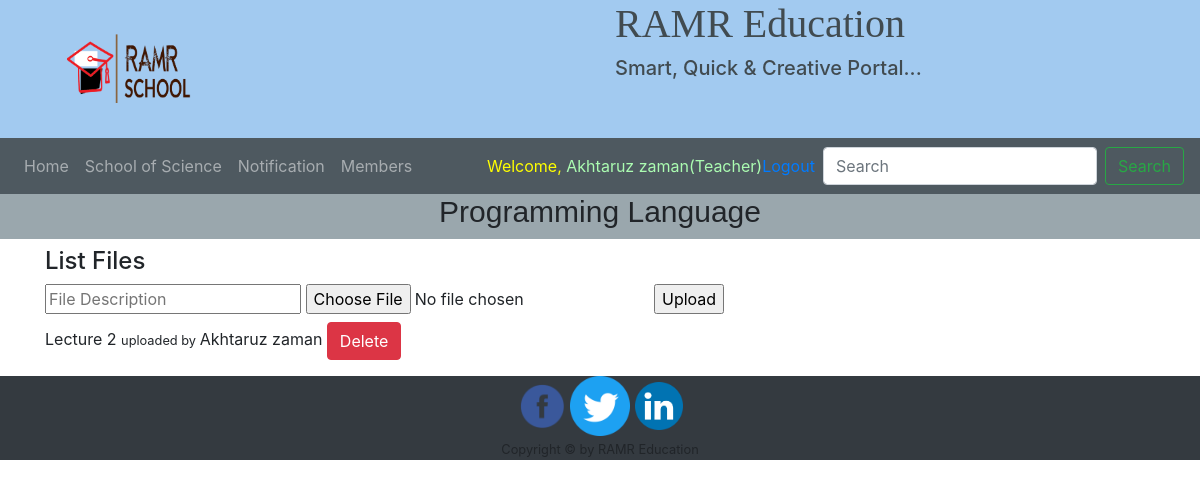
/pages/teacher/ProgrammingTeacher.php (signed in), run on the app's committed database.
### tables this page shows
CREATE TABLE `teacher` (
  `id` int(11) NOT NULL,
  `first_name` varchar(255) DEFAULT NULL,
  `last_name` varchar(255) DEFAULT NULL,
  `email` varchar(255) DEFAULT NULL,
  `address` text,
  `address2` text,
  `city` varchar(50) DEFAULT NULL,
  `remember_me` int(1) DEFAULT NULL,
  `password` varchar(255) DEFAULT NULL,
  `position` varchar(255) DEFAULT NULL,
  `type` varchar(255) NOT NULL,
  `photo` varchar(255) DEFAULT NULL
);

CREATE TABLE `upload` (
  `id` int(11) NOT NULL,
  `filepath` text,
  `description` text,
  `course_type` varchar(255) DEFAULT NULL,
  `teacher_id` int(11) DEFAULT NULL
);

### pages/teacher/ProgrammingTeacher.php (the view, shortened to what this page needs)
<?php
include '../heading.php';
include '../navbar.php';
$id = $teacher_login;
$queryTeacher = mysqli_query($conn, "select * from teacher where id='$id'");
$teacher_info = mysqli_fetch_assoc($queryTeacher);
$queryuploads = mysqli_query($conn, "select * from upload where course_type='programming' and teacher_id='$teacher_info[id]'");
?>
<h1 style="font-size:30px;text-align:center; background-color:#9aa7ad;height:45px;font-family:sans-serif;"> Programming Language </h1>
<div class="container mb-10">
    <div class="row no-gutters">
        <div class="col-12 col-sm-6 col-md-8">
            <h4>List Files</h4>
            <form enctype="multipart/form-data" id="file_form" method="POST" action="upload_file.php" class="mb-2">
                <input type="text" name="description" placeholder="File Description">
                <input type="file" name="userfile" id="fileupload" />
                <input type="submit" name="upload_file" class="upload_file" value="Upload" class="my-2" />
            </form>
            <div class="mt-10" id="file_info">
                <?php while ($row = mysqli_fetch_array($queryuploads)) : ?>
                    <p>
                        <span><?php echo $row['description']; ?> </span> <span><?php echo '<small>uploaded by </small>' . ucfirst($teacher_info['first_name']) . ' ' . $teacher_info['last_name']; ?></span> <span><a href="file_delete.php?id=<?php echo $row['id']; ?>" class="btn btn-danger">Delete</a></span>
                    </p>
                <?php endwhile; ?>
            </div>
        </div>
    </div>
</div>
<?php
include '../footer.php';
?>

### pages/navbar.php (shortened to what this page needs)
<?php
$teacher_login = isset($_SESSION['teacher_login']) ? $_SESSION['teacher_login'] : '';
$student_login = isset($_SESSION['student_login']) ? $_SESSION['student_login'] : '';
if ($teacher_login) {
    $sql = "select * from teacher where id='$teacher_login'";
    $SearchTeacher = mysqli_query(mysqli_connect("localhost", "root", "roquib", "ramr"), $sql);
    $SearchTeacher = mysqli_fetch_assoc($SearchTeacher);
}
?>
<div class="menu-area">
    <nav class="navbar navbar-expand-lg navbar-dark bg-dark" style="background-color:#47535af5!important">
        <div class="collapse navbar-collapse" id="navbarSupportedContent">
            <ul class="navbar-nav mr-auto">
                <li class="nav-item ">
                    <a class="nav-link" href="/index.php">Home <span class="sr-only">(current)</span></a>
                </li>
                <li class="nav-item">
                    <a class="nav-link" href="#" class="dropdown-toggle" data-toggle="dropdown">School of Science<span class="caret"> </span></a>
                </li>
                <li class="nav-item">
                    <a class="nav-link" href="/pages/teacher/notification.php">Notification</a>
                </li>
                <li class="nav-item">
                    <a class="nav-link" href="#" class="dropdown-toggle" data-toggle="dropdown">Members<span class="caret"> </span></a>
                </li>
            </ul>
            <div>
                <a href="/pages/<?php if ($student_login) : ?>student/studentProfile.php?id=<?php echo $SearchStudent['id']; ?>" <?php endif ?><?php if ($teacher_login) : ?>teacher/teacherProfile.php?id=<?php echo $SearchTeacher['id']; ?>" <?php endif ?>><span><span style="color:yellow;">Welcome,</span><span style="color:#abfcb1;"> <?php echo empty($_SESSION['teacher_login']) ? $SearchStudent['first_name'] . ' ' . $SearchStudent['last_name'] : ucfirst($SearchTeacher['first_name'] . ' ' . $SearchTeacher['last_name']);  ?>(<?php echo empty($_SESSION['teacher_login']) ? 'Student' : 'Teacher'; ?>)</span></span></a>
            </div>
            <a href="/pages/logout.php" class="mr-2">Logout</a>
            <form class="form-inline my-2 my-lg-0">
                <input class="form-control mr-sm-2" type="search" placeholder="Search" aria-label="Search">
                <button class="btn btn-outline-success my-2 my-sm-0" type="submit">Search</button>
            </form>
        </div>
    </nav>
</div>

### data on the page
teacher: first_name+last_name "Akhtaruz zaman"
upload: description "Lecture 2", teacher.first_name "Akhtaruz", teacher.last_name "zaman"
